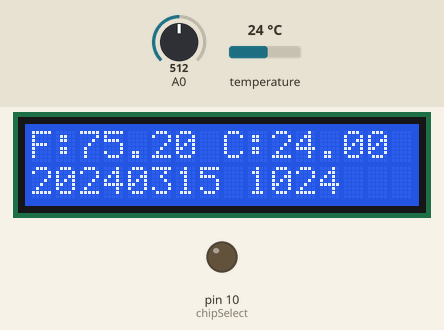
Bench run of a sketch on a simulated Arduino Nano, built with avr-gcc and run on an emulated ATmega328P. Shown: 16×2 character LCD, output pins drawn as LEDs (lit = HIGH). Inputs (shaded band) come from the test bench; at power-on: temperature 24 °C, A0 = 512. The local clock reads 2024-03-15 10:24:30 at power-on unless the sketch sets it; storage starts empty; what the sketch prints to the serial monitor is not drawn.

Above: at 1.3 s.
1.4 s: temperature set to 12 °C
At 8.1 s:
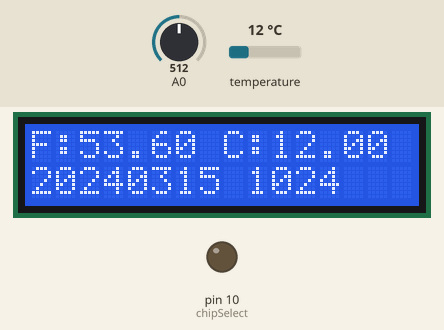
8.7 s: temperature set to 28 °C
At 13.8 s:
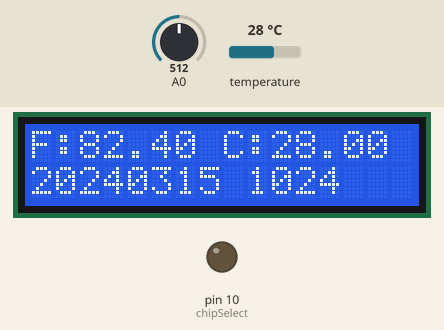
14.8 s: temperature set to 33 °C
At 20.6 s:
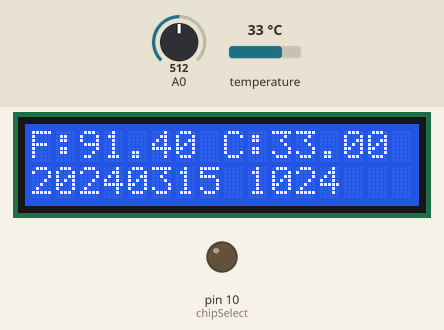
20.9 s: temperature set to 7 °C
At 26.3 s:
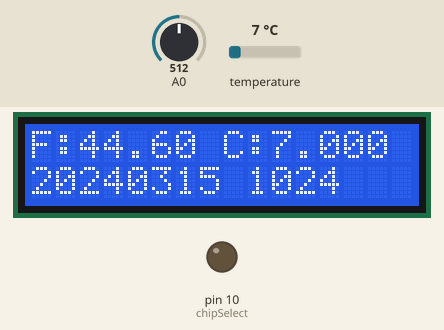
Timing chart, 0 to 27.8 s (numbered marks = the images above; inputs shaded):
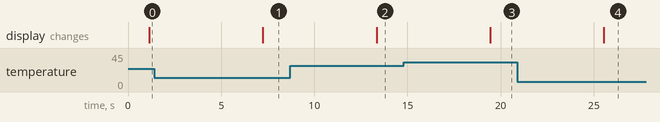

Measured:
- after the input at 1.4 s, the display: changes after 5.8 s (image 1)
- after the input at 8.7 s, the display: changes after 4.6 s (image 2)
- after the input at 14.8 s, the display: changes after 4.6 s (image 3)
- after the input at 20.9 s, the display: changes after 4.6 s (image 4)

The sketch:

DS18B20_RTC_ADC_LCD_Logging_V6.ino
```cpp
/* 03/18/2014  ML  Combined DS1307 RTC routine & LCD to test
   Works with both the green and red 1602 LCD modules, different addresses/pins
   between the different I2C modules (I think), also one's Positive (green module:
   bright background) and the other Negative (Sparkfun: white on black background).

   10/18/2014  ML  Used this to show the Temp and Time, and setup for the SD Card logging.
    Output on LCD:
      F:77.56 C:25.31
      20141019 175256
    - Haven't implemented the SD card logging
    - Would like to find a better way to handle the data...converting to string or
      rounding the float.
    - Unable to drive off the battery pack through the 5v port, but works through the
      USB port...regulator causing problems?

   10/19/2014  ML  Forking to V2 to use the RTClib library instead of calling I2C functions.
   10/20/2014  ML  Got SD to work...at times!
   02/18/2015  ML  Got SD working!  Pins were not correct. Several formatting adds.
   03/12/2015  ML  Loaded into Nano v3.0 board and works great!
   01/16/2016  ML  V5 Added ADC reading
   01/16/2016  ML  Moved from proto to a single breadboard.  Added LM4040 to Nano.
   01/18/2016  ML  V6 Moved DS18B20 Address lookup to setup()
                   Added error routine, didn't test yet
                   Running short on variable memory
                    Sketch uses 23,464 bytes (76%)
                    Global variables use 1,702 bytes (83%) of dynamic memory,
                    leaving 346 bytes for local variables. Maximum is 2,048 bytes.
                    Low memory available, stability problems may occur.
                   The SD Card needs local memory, so if insufficient, won't write to it.
   */

/*  TO DO LIST:
 *   - Add ULED display, remove LCD (or update LCD library)
 *     - Move LCD/ULED to function
 *   - Convert to new Dallas Temp Sensor library
 *     - Consider fixed (addr) since only one sensor will be used;
 *   - Move SD to function
 *   - Change SD filename to date as filename
 *   - Add external time delay input
 */

/* Pinout
 * DS18B20
 *   Pin 1 - Gnd
 *   Pin 2 - GPIO Pin 8, 4.7k pull-up to 5V (White)
 *   Pin 3 - Vcc (Optional - not used, parasitic mode)
 * LCD via I2C
 *  SDA - Pin A4 (Orange)
 *  SCL - Pin A5 (Yellow)
 *  Gnd - Gnd
 *  Vcc - Vcc +5v
 * RTC via I2C
 *  SDA - Pin A4
 *  SCL - Pin A5
 *  Gnd - Gnd
 *  Vcc - Vcc +5v
 * SD card attached to SPI bus as follows:
 *  CS   - pin 10  (Blue)
 *  MOSI - pin 11  (Yellow)
 *  MISO - pin 12  (Orange)
 *  CLK  - pin 13  (Green) *** Note that this is also the on-board LED pin!!!
 * Vref
 *  LM4040 Anode - GND
 *  LM4040 Cathode - VREF
 *  560R resistor - btwn VREF & 5V Vcc
 * Analog in
 *  Can be specified in the the variable definitions or in the module call
 *
 *
 * FYI...Arduino Uno Datatypes
 *
 *  Byte             0 to 255 (2^8 - 1)
 *  Word             0 to 65,535
 *  Short            -32,768 to 32,767
 *  Int              -32,768 to 32,767
 *  Unsigned Int     0 to 65,535 (2^16 - 1)
 *  Long             -2,147,483,648 to 2,147,483,647
 *  Unsigned Long    0 to 4,294,967,295 (2^32 - 1)
 *  Float            -3.4028235E+38 to 3.4028235E+38
*/

// $$$$$$$$$$$$$$$  Start Declarations   $$$$$$$$$$$$$$$$$//

// -------------( Import Libraries )------------- //

// String functions
#include <stdio.h>
#include <stdlib.h>
#include <string.h>

// Load i2c library
#include <Wire.h>

// Load OneWire for the Dallas DS18B20 Temp Sensor  !!! Old Library !!!
#include <OneWire.h>
 // TO DO LIST:  update to new library
 // http://www.milesburton.com/?title=Dallas_Temperature_Control_Library

// Load I2C version of the LCD library !!! Old Library !!!
#include <LiquidCrystal_I2C.h>
 // If continuing to use the LCD, need to update to the newer libs

// Load DS1307 RTC library (https://github.com/adafruit/RTClib.git)
#include <RTClib.h>

// Load SD library
#include <SD.h>


// -------------( Declare Constants )------------- //
// LED
const byte ledPin = 13;

// Time interval
const unsigned long timeDelay = 5000;  // in miliseconds
                    // 30 sec = 30000
                    //  1 min = 60000
                    //  5 min = 300000
                    // 10 min = 600000
// If I do make this switch programmable, remember to remove "const"

// Error codes:
byte errorCode  = 0;  // No error
              //  1 - DS18B20 Error
              //  2 - SD Card Error
              //  3 -

// On the Ethernet Shield, CS is pin 4. Note that even if it's not
// used as the CS pin, the hardware CS pin (10 on most Arduino boards,
// 53 on the Mega) must be left as an output or the SD library
// functions will not work.
const byte chipSelect = 10;

// DS18B20 Temperature Variables
  byte type_s;
  byte addr[8];
  float celsius, fahrenheit;
  int   cInt, fInt;
  float temp = 0.00;

// May use this for SD logging, available from the RTClib
long unixTime = 0;    // now.unixtime()
// Lest we forget, seconds from midnight 1/1/1970!

// SD Card
const char fileName[9]  = "LOG6.TXT";

//** ADC Voltage Variables
// Using a 4.096 vRef LM4040AIZ set ref to 4096/1023
const float refVoltage = 4.004;  // using the LM4040AIZ on VREF
//const float refVoltage = 5.0;  // using the LM4040AIZ on VREF
// Can be changed here or in the call to the module
byte adcPin = 0;          // currently set to A0
unsigned int adcDelay = 1;        // delay btwn ADC reads
unsigned int adcSamples = 20;     // number of ADC samples to average
// Other variables:
unsigned int adcValue = 0;        // the returned sensor value (0-1023)
float adcVoltage = 0;    // sensor value * reference voltage
float volts = 0;         // x.xx volts
unsigned int mvolts = 0;          // xxxx millivolts

// -------------( Declare Objects )------------- //

// DS 18B20 Temp Sensor - Initialize OneWire for Pin 8
OneWire  ds(8);  // on pin 8 (a 4.7K resistor is necessary)

// Define DS1307
RTC_DS1307 rtc;

//** Global LCD Variables
// #define BACKLIGHT_PIN     13  // The i2c module I have uses pin 3
// Set the address and pins on the I2C chip used for LCD connections:
//                   addr, en,rw,rs,d4,d5,d6,d7,bl,blpol
LiquidCrystal_I2C lcd(0x27, 2, 1, 0, 4, 5, 6, 7, 3, POSITIVE);
// ^^^ works for the green 1602 LCD + I2C module
//LiquidCrystal_I2C lcd(0x20, 4, 5, 6, 0, 1, 2, 3, 7, NEGATIVE);  // For the green QC2004A
// ^^^ works for the red Sparkfun 1602 LCD + I2C module

// 01/16/2016 ML  Issues with Arduino 1.6.5 - 1.6.7:
// "DS18B20_RTC_LCD_Logging_V5:119: error: 'POSITIVE' was not declared in this scope"
//  Getting this error with nothing connected, just doing a verify.  Will try this:
//LiquidCrystal_I2C lcd(0x27,20,4);
// set the LCD address to 0x27 for a 16 chars and 2 line display
// ^^^ which seems to pass verify, not tested yet on device.
// 01/17/2017 ML  Found and reinstalled old LiquidCrystal library...too many issues!

// $$$$$$$$$$$$$$$  End Declarations   $$$$$$$$$$$$$$$$$//

// $SSSS$$$$$$$$$$$$$$$  setup()   $$$$$$$$$$$$$$$$$$$$$//
void setup() {
  // Open serial communications and wait for port to open:
  Serial.begin(57600);
  while (!Serial) {
    ; // Wait for serial port to connect.
    }

  //DEBUG Serial.println("void setup() starting...");

  // Wire library setup for I2C
#ifdef AVR
  Wire.begin();
#else
  Wire1.begin(); // Shield I2C pins connect to alt I2C bus on Arduino Due
#endif

  // Initialize RTC DS1307
  Serial.println("Initializing RTC DS1307...");
  rtc.begin();

  if (! rtc.isrunning()) {
    Serial.println("RTC is NOT running!");
    // following line sets the RTC to the date & time this sketch was compiled
    //    rtc.adjust(DateTime(F(__DATE__), F(__TIME__)));
    // This line sets the RTC with an explicit date & time, for example to set
    // January 21, 2016 at 3am you would call:
    // rtc.adjust(DateTime(2016, 1, 21, 3, 0, 0));
  }

  // Initialize LCD
  Serial.println("Initializing LCD...");
  lcd.begin(16,2);        // initialize the lcd
  lcd.clear();
  lcd.backlight();        // finish with backlight on

  // Initialize ADC
  analogReference(EXTERNAL); // use AREF for reference voltage
                             // prototype Nano has LM4040 soldered to board
  //analogReference(DEFAULT); // use Vcc for reference voltage
  //analogReference(INTERNAL); // use 1.1V internal reference voltage

  // Initialize SD Card
  Serial.println("Initializing SD card...");
  // make sure that the default chip select pin is set to
  // output, even if you don't use it:
  // chipSelect = 10 previously set
  pinMode(chipSelect, OUTPUT);

  // see if the card is present and can be initialized:
  if (!SD.begin(chipSelect)) {
    Serial.println("Card failed, or not present.");
    errorCode = 2;
  }

  Serial.println("...SD card initialized.");

  /*----------- Initilize DS18B20 -------------*/

  Serial.println("Initializing DS18B20...");
  // This function is required
  if ( !ds.search(addr))
    {
    Serial.println(" ERROR: No more addresses.");
    // Serial.println();
    ds.reset_search();
    delay(250);
    errorCode = 1;
    //return;      // this is ok when in loop(), freaks when in module
    //return -1.0;    // return a negative temp
    }

   Serial.print(" DS18B20 Address: ");
   for (byte j=0; j<8; j++) {
    Serial.write(' ');
    Serial.print(addr[j], HEX);
   }
   Serial.println("");

  if (OneWire::crc8(addr, 7) != addr[7])
    {
    Serial.println(" ERROR: CRC is not valid!");
    lcd.print("CRC is not valid");
    errorCode = 1;
    // return;  // this is ok when in loop(), freaks when in module
    // return -2.0;    // return a negative temp
    }

  // the first ROM byte indicates which chip
  switch (addr[0]) {
    case 0x10:
      //Serial.println("  Chip = DS18S20");  // or old DS1820
      type_s = 1;
      break;
    case 0x28:
      //Serial.println("  Chip = DS18B20");
      type_s = 0;
      break;
    case 0x22:
      //Serial.println("  Chip = DS1822");
      type_s = 0;
      break;
    default:
      Serial.println(" ERROR: Device is not a DS18x20 family device.");
     errorCode = 1;
      //return -3.0;
  }

  Serial.println("Setup complete.");

} //$$$$$$$$$$$$$$$  end setup()   $$$$$$$$$$$$$$$$$//

// $$$$$$$$$$$$$$$$  loop()    $$$$$$$$$$$$$$$$$$$$$//
void loop() {

  Serial.println("");

  switch (errorCode) {
    case 0:
      break;
    case 1:
      digitalWrite(ledPin, HIGH);
      Serial.println("ERROR - DS18B20");
      delay(5000);
      digitalWrite(ledPin,LOW);
      delay(1000);
      digitalWrite(ledPin, HIGH);
      delay(1000);
      digitalWrite(ledPin, LOW);
      break;
    case 2:
      digitalWrite(ledPin, HIGH);
      Serial.println("ERROR - SD Card");
      delay(5000);
      digitalWrite(ledPin,LOW);
      delay(1000);
      digitalWrite(ledPin, HIGH);
      delay(1000);
      digitalWrite(ledPin, LOW);
      delay(1000);
      digitalWrite(ledPin, HIGH);
      delay(1000);
      digitalWrite(ledPin, LOW);
      break;
    default:
      digitalWrite(ledPin, HIGH);
      Serial.println("ERROR - Not defined");
      delay(5000);
      digitalWrite(ledPin,LOW);
      delay(1000);
      digitalWrite(ledPin, HIGH);
      delay(500);
      digitalWrite(ledPin, LOW);
      delay(500);
      digitalWrite(ledPin, HIGH);
      delay(500);
      digitalWrite(ledPin, LOW);
      delay(500);
      digitalWrite(ledPin, HIGH);
      delay(500);
      digitalWrite(ledPin, LOW);
      break;
    }

  //    Serial.println("Getting Temp from DS 18B20...");
  /*-------------( DS18B20 Temp Section )-------------*/
  celsius = getTemp();
  //if (celsius == -1.0 ) Serial.println("DS18B20 Temp Sensor NOT FOUND.");
  //if (celsius == -2.0 ) Serial.println("DS18B20 Temp Sensor has BAD CRC.");

  fahrenheit = celsius * 1.8 + 32.0;
  fInt = ((int)(fahrenheit * 10 + .5) / 10.0);
  cInt = ((int)(celsius * 10 + .5) / 10.0);

  /* Testing, works!
  Serial.print("C = ");
  Serial.print(celsius);
  Serial.print("\t");
  Serial.println(cInt);
  Serial.print("F = ");
  Serial.print(fahrenheit);
  Serial.print("\t");
  Serial.println(fInt);
  */
  serialShowTemp(celsius);
  lcdShowTemp(celsius);


  /*-------------( RTC DS1307 Section )-------------*/

  Serial.println("Getting Time from DS1307...");

  DateTime now = rtc.now();

  lcdShowTime();

  //if (second < 10)
  //  lcd.print("0");
  //  lcd.print(now.second(), DEC);


  // This converts RTC info to a string to be used
  /* But for some reason, when this is enabled, writing to the SD Fails!!!
  // Convert YYYY MM DD to YYYMMDD string
  char yearStr[4];
  char monthStr[2];
  char dayStr[2];
  char dateStr[10];
  sprintf(yearStr, "%d", now.year());
  strcpy(dateStr, yearStr);
  if(now.month() < 10) {
    sprintf(monthStr, "0%d", now.month());}
    else {
    sprintf(monthStr, "%d", now.month());}
  strcat(dateStr, monthStr);
  if(now.day() < 10) {
    sprintf(dayStr, "0%d", now.day()); }
    else {
    sprintf(dayStr, "%d", now.day()); }
  strcat(dateStr, dayStr);

  // Convert HH MM SS to HHMMSS string
  char hourStr[2];
  char minStr[2];
  char secStr[2];
  char timeStr[8];  // 6 without second, 8 with
  if(now.hour() < 10) {
    sprintf(hourStr, "0%d", now.hour()); }
    else {
    sprintf(hourStr, "%d", now.hour()); }
  strcpy(timeStr, hourStr);
  if(now.minute() < 10) {
    sprintf(minStr, "0%d", now.minute()); }
    else {
    sprintf(minStr, "%d", now.minute()); }
  strcat(timeStr, minStr);
  if(now.second() < 10) {
    sprintf(secStr, "0%d", now.second()); }
    else {
    sprintf(secStr, "%d", now.second()); }
  strcat(timeStr, secStr);

  Serial.print(dateStr);
  Serial.print("\t");
  Serial.println(timeStr);
  Serial.println();
  */

  /*-------------( ADC Section )-------------*/

  // format sampleADC(adc, adcSamples, adcDelay)
  //  Note that these are set above, can be passed too!
  adcValue = sampleADC(adcPin, adcSamples, adcDelay);

  adcVoltage = adcValue*refVoltage;  // in mv (float)
  volts = adcVoltage/1000.0;         // (float)
  mvolts = adcVoltage;               // (int) <-- (float)

  serialShowVolts(mvolts,volts);


  /*-------------( SC Card Logging Section )-------------*/
  // Log data to SD Card
  // open the file. note that only one file can be open at a time,
  // so you have to close this one before opening another.
  // this opens the file and appends to the end of file
  // if the file does not exist, this will create a new file.
  File dataFile = SD.open(fileName, FILE_WRITE);

  // if the file is available, write to it:
  if (dataFile) {
    dataFile.print(now.unixtime());
    dataFile.print("\t");
    dataFile.print(now.year(), DEC);  // RTClib gives full 4-digit year
    if (now.month() < 10)
      dataFile.print("0");
    dataFile.print(now.month(), DEC);
    if (now.day() < 10)
      dataFile.print("0");
    dataFile.print(now.day(), DEC);
    dataFile.print("\t");
    if (now.hour() < 10)          // 24-hour
      dataFile.print("0");       // 24-hour
    dataFile.print(now.hour(), DEC);
    dataFile.print(":");
    if (now.minute() < 10)
      dataFile.print("0");
    dataFile.print(now.minute(), DEC);
    dataFile.print(":");
    if (now.second() < 10)
      dataFile.print("0");
    dataFile.print(now.second(), DEC);
    dataFile.print("\t");
    dataFile.print("C: ");
    dataFile.print(celsius);
    dataFile.print("\t");
    dataFile.print("F: ");
    dataFile.print(fahrenheit);
    dataFile.print("\t");
    //dataFile.print("A0 mv: ");
    dataFile.print(mvolts);
    dataFile.print("\t");
    //dataFile.print("A0 V: ");
    dataFile.print(volts);
    dataFile.println();

    Serial.print("Data written to:  ");
    Serial.println(fileName);
    Serial.print(now.unixtime());
    Serial.print("\t");
    Serial.print(now.year(), DEC);  // RTClib gives full 4-digit year
    if (now.month() < 10)
      Serial.print("0");
    Serial.print(now.month(), DEC);
    if (now.day() < 10)
      Serial.print("0");
    Serial.print(now.day(), DEC);
    Serial.print("\t");
    if (now.hour() < 10)          // 24-hour
      Serial.print("0");       // 24-hour
    Serial.print(now.hour(), DEC);
    Serial.print(":");
    if (now.minute() < 10)
      Serial.print("0");
    Serial.print(now.minute(), DEC);
    Serial.print(":");
    if (now.second() < 10)
      Serial.print("0");
    Serial.print(now.second(), DEC);
    Serial.print("\t");
    Serial.print(celsius);
    Serial.print("\t");
    Serial.println(fahrenheit);
    Serial.print("\t");
    //Serial.print("A0 mv: ");
    Serial.print(mvolts);
    Serial.print("\t");
    //Serial.print("A0 V: ");
    Serial.print(volts);
    Serial.println();

    dataFile.close();
    Serial.println("Data file closed");

    // print to the serial port too:
  }
  // if the file isn't open, pop up an error:
  else
  {
    Serial.println("error opening data file");
  }

  delay(timeDelay);

}  //$$$$$$$$$$$$$$$  end loop()   $$$$$$$$$$$$$$$$$//


//$$$$$$$$$$$$$$$  FUNCTIONS   $$$$$$$$$$$$$$$$$//
/*------------- getTemp() -------------*/
float getTemp() {
  // Code for DS 18B20 Temp Sensor
  byte present = 0;
  byte data[12];
  float temp = 0.00;


  ds.reset();
  ds.select(addr);
  ds.write(0x44, 1);        // start conversion, with parasite power on at the end

  delay(1000);     // maybe 750ms is enough, maybe not
  // we might do a ds.depower() here, but the reset will take care of it.

  present = ds.reset();
  ds.select(addr);
  ds.write(0xBE);         // Read Scratchpad

  // Troubleshooting - Diagnostics
  Serial.print("DS18B20 Data = ");
  Serial.print(present, HEX);

  for (byte i = 0; i < 9; i++)
    {
    // we need 9 bytes, this gets the temp data
    data[i] = ds.read();

    //Troubleshooting - Diagnostics
    Serial.print(data[i], HEX);
    Serial.print(" ");
    }
    Serial.println("");

  // Convert the data to actual temperature
  // because the result is a 16 bit signed integer, it should
  // be stored to an "int16_t" type, which is always 16 bits
  // even when compiled on a 32 bit processor.
  int16_t raw = (data[1] << 8) | data[0];

  if (type_s)
    {
    raw = raw << 3; // 9 bit resolution default
    if (data[7] == 0x10)
      {
      // "count remain" gives full 12 bit resolution
      raw = (raw & 0xFFF0) + 12 - data[6];
      }
    } else
      {
      byte cfg = (data[4] & 0x60);
      // at lower res, the low bits are undefined, so let's zero them
      if (cfg == 0x00) raw = raw & ~7;  // 9 bit resolution, 93.75 ms
      else if (cfg == 0x20) raw = raw & ~3; // 10 bit res, 187.5 ms
      else if (cfg == 0x40) raw = raw & ~1; // 11 bit res, 375 ms
      //// default is 12 bit resolution, 750 ms conversion time
    }
  temp = (float)raw / 16.0;
  return temp;
}


/*------------- lcdShowTemp() -------------*/
void lcdShowTemp(float c) {
  // LCD display on first row
  // Displays three digits "F: ff.f  C: cc.c"
  // Does rounding, but..
  //  Cheating: spacing over 100th place .ff, truncating .cc

  float f = c * 1.8 + 32.0;

  //int cInt, fInt;
  //fInt = ((int)(fahrenheit * 10 + .5) / 10.0);
  //cInt = ((int)(celsius * 10 + .5) / 10.0);

  lcd.setCursor(0,0);
  lcd.print("F:");
  //lcd.setCursor(3,0);
  //lcd.print(fInt);
  lcd.print(f);
  lcd.setCursor(8,0);
  lcd.print("C:");
  //lcd.setCursor(12,0);
  //lcd.print(cInt);
  lcd.print(c);
}


/*------------- serialShowTemp() -------------*/
void serialShowTemp(float c) {

  int cInt = ((int)(c * 10 + .5) / 10.0);
  float f = c * 1.8 + 32.0;
  int fInt = ((int)(f * 10 + .5) / 10.0);

  Serial.print("C = ");
  Serial.print(c);
  Serial.print("\t");
  Serial.println(cInt);
  Serial.print("F = ");
  Serial.print(f);
  Serial.print("\t");
  Serial.println(fInt);
}


/*------------- lcdShowTime() -------------*/
void lcdShowTime() {
  // LCD with DS1307 RTC on Second row

  DateTime now = rtc.now();

  lcd.setCursor(0,2);        // Go to second line
  lcd.print(now.year(), DEC);  // RTClib gives full 4-digit year
  if (now.month() < 10)
    lcd.print("0");
    lcd.print(now.month(), DEC);
  if (now.day() < 10)
    lcd.print("0");
    lcd.print(now.day(), DEC);

  lcd.print(" ");

  if (now.hour() < 10)          // 24-hour
    lcd.print("0");       // 24-hour
    lcd.print(now.hour(), DEC);
  if (now.minute() < 10)
    lcd.print("0");
    lcd.print(now.minute(), DEC);
}


/*------------- sampleADC() -------------*/
// Returns averaged reading from ADC
int sampleADC(byte adc, unsigned int samples, unsigned int wait) {
  //digitalWrite(ledPin, HIGH);  //we're sampling
  int value = 0;
  unsigned int i;         // 65K iterations!
  unsigned long sum = 0;  // handle ~4M interations

  // Warmup ADC
  for (byte j=0; j < 10; j++) {
    value = analogRead(adc);
    delay(1);
  }

  for (i=0; i < samples ;i++) {
    value = analogRead(adc);
    delay(wait);        //wait x milliseconds
    sum += value;
  }
  value = sum / samples;
  //digitalWrite(ledPin, LOW);
  return value;
}


/*------------- serialShowVolts() -------------*/
void serialShowVolts (int mvolts,float volts) {
  Serial.print("Reading: ");
  Serial.print(mvolts);
  Serial.print(" mv    ");
  Serial.print(volts);
  Serial.println(" V");
}
```
